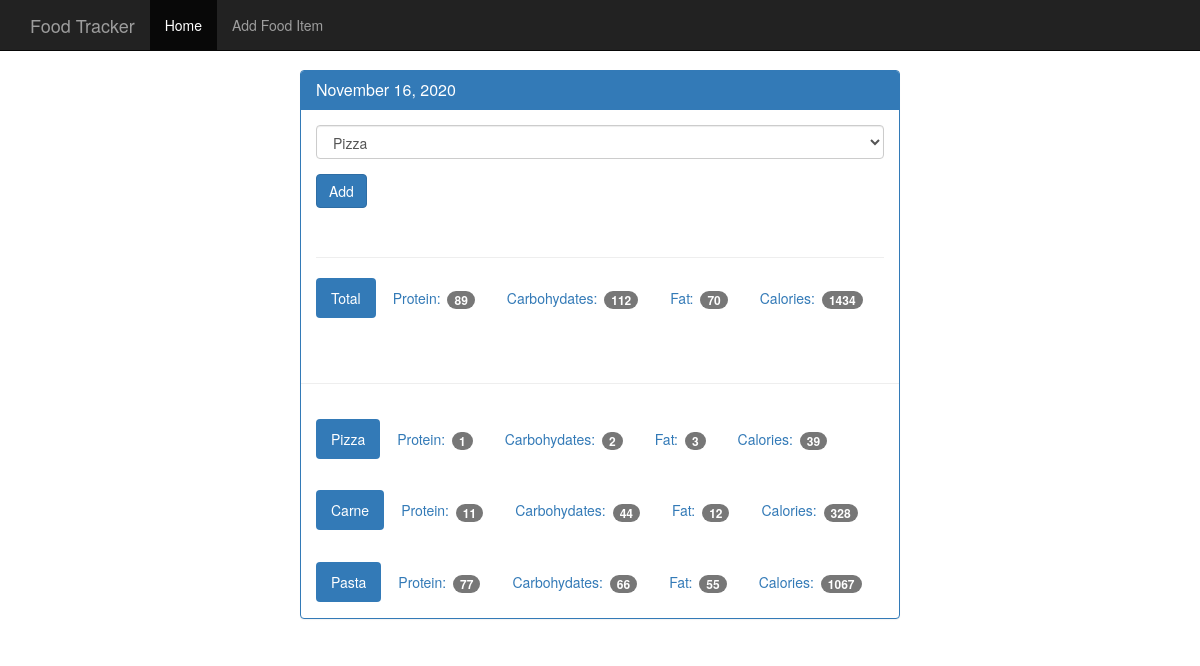
Screenshot of /details/20201116 with the database file from the repository.
### tables this page shows
CREATE TABLE food (
    id integer primary key autoincrement,
    name text not null,
    protein integer not null,
    carbohydrates integer not null,
    fats integer not null,
    calories integer not null
);

### modules/details.py (the view)
    @app.route('/details/<int:db_date>')
    def _details(db_date):
        if not date_exists(db_date):
            return '<h1>not found</h1>'
        return render_template(
            'day.html',
            date=db_date,
            pretty_date=dates.pretty_date(db_date),
            food_list=food.get_all_food(),
            daily_food=get_daily_food(db_date)
        )

### modules/database.py (called while the page is built)
def init(app: Flask):
    @app.teardown_appcontext
    def _close_db(error):
        if hasattr(g, DB_ATTRIB_NAME):
            get_db().close()
        if error:
            print(error)

def connect_db():
    database = sqlite3.connect(DB_NAME)
    database.row_factory = sqlite3.Row
    return database

def get_db():
    if not hasattr(g, DB_ATTRIB_NAME):
        g.sqlite_db = connect_db()
    return g.sqlite_db

### modules/dates.py (called while the page is built)
def pretty_date(date):
    datetime_obj = datetime.strptime(str(date), DATABASE_DATE_FORMAT)
    return datetime.strftime(datetime_obj, OUTPUT_DATE_FORMAT)

def get_date_id(date):
    cursor = get_db().execute(
        'select id from log_date'
        f' where entry_date = "{date}"'
    )
    return cursor.fetchone()['id']

def date_exists(date):
    cursor = get_db().execute(
        'select entry_date from log_date'
        ' where entry_date = ?', [date])
    return cursor.fetchone()

### modules/details.py (called while the page is built)
def init(app: Flask):
    @app.route('/details/<int:db_date>')
    def _details(db_date):
        if not date_exists(db_date):
            return '<h1>not found</h1>'
        return render_template(
            'day.html',
            date=db_date,
            pretty_date=dates.pretty_date(db_date),
            food_list=food.get_all_food(),
            daily_food=get_daily_food(db_date)
        )

def get_daily_food(date):
    date_id = get_date_id(date)
    food_for_date = food.get_food_for_date(date_id)
    return [food.get_food_from_food_id(food_id)
            for food_id in food_for_date]

### modules/food.py (called while the page is built)
def get_all_food():
    cursor = get_db().execute('select * from food')
    return cursor.fetchall()

def get_food_for_date(date_id):
    cursor = get_db().execute(
        'select food_id from food_date '
        f'where log_date_id = "{date_id}"'
    )
    return [element['food_id'] for element in cursor.fetchall()]

def get_food_from_food_id(food_id):
    cursor = get_db().execute(
        f'select * from food where id={food_id}'
    )
    return cursor.fetchone()

### templates/day.html (shortened to what this page needs)
{% extends 'base.html' %}
{% block content %}
    <div class="container theme-showcase col-sm-6 col-sm-offset-3" role="main">
      <div class="row">
        <div>
          <div class="panel panel-primary">
            <div class="panel-heading">
              <h3 class="panel-title">{{ pretty_date }}</h3>
            </div>
            <div class="panel-body">
              <form method="POST" action="{{ url_for('add_food_date') }}">
                <div class="form-group">
                  <select name="food" class="form-control">
                    {% for food in food_list %}
                    <option>{{ food.name }}</option>
                    {% endfor %}
                  </select>
                </div>
                <button type="submit" class="btn btn-primary">Add</button>
              </form>
              <div class="page-header"></div>
              <ul class="nav nav-pills" role="tablist">
                <li class="active"><a>Total</a></li>
                <li><a>Protein: <span class="badge">{{ daily_food | sum(attribute='protein') }}</span></a></li>
                <li><a>Carbohydates: <span class="badge">{{ daily_food | sum(attribute='carbohydrates') }}</span></a></li>
                <li><a>Fat: <span class="badge">{{ daily_food | sum(attribute='fats') }}</span></a></li>
                <li><a>Calories: <span class="badge">{{ daily_food | sum(attribute='calories') }}</span></a></li>
              </ul>
            </div>
            <div class="page-header"></div>
            {% for f in daily_food %}
            <div class="panel-body">
              <ul class="nav nav-pills" role="tablist">
                <li class="active"><a>{{ f.name }}</a></li>
                <li><a>Protein: <span class="badge">{{ f.protein }}</span></a></li>
                <li><a>Carbohydates: <span class="badge">{{ f.carbohydrates }}</span></a></li>
                <li><a>Fat: <span class="badge">{{ f.fats }}</span></a></li>
                <li><a>Calories: <span class="badge">{{ f.calories}}</span></a></li>
              </ul>
            </div>
            {% endfor %}
          </div>
        </div>
      </div>
    </div>
{% endblock %}

### static/css/theme.css (style rules this page uses)
body { padding-top: 70px; padding-bottom: 30px; }

### rows the page displays
food: name "Pizza", protein "1", carbohydrates "2", fats "3", calories "39"
food: name "Carne", protein "11", carbohydrates "44", fats "12", calories "328"
food: name "Pasta", protein "77", carbohydrates "66", fats "55", calories "1067"

### other values shown
{{ pretty_date }} "November 16, 2020"
{{ daily_food | sum(attribute='protein') }} "89"
{{ daily_food | sum(attribute='carbohydrates') }} "112"
{{ daily_food | sum(attribute='fats') }} "70"
{{ daily_food | sum(attribute='calories') }} "1434"
form field food "Pizza"
